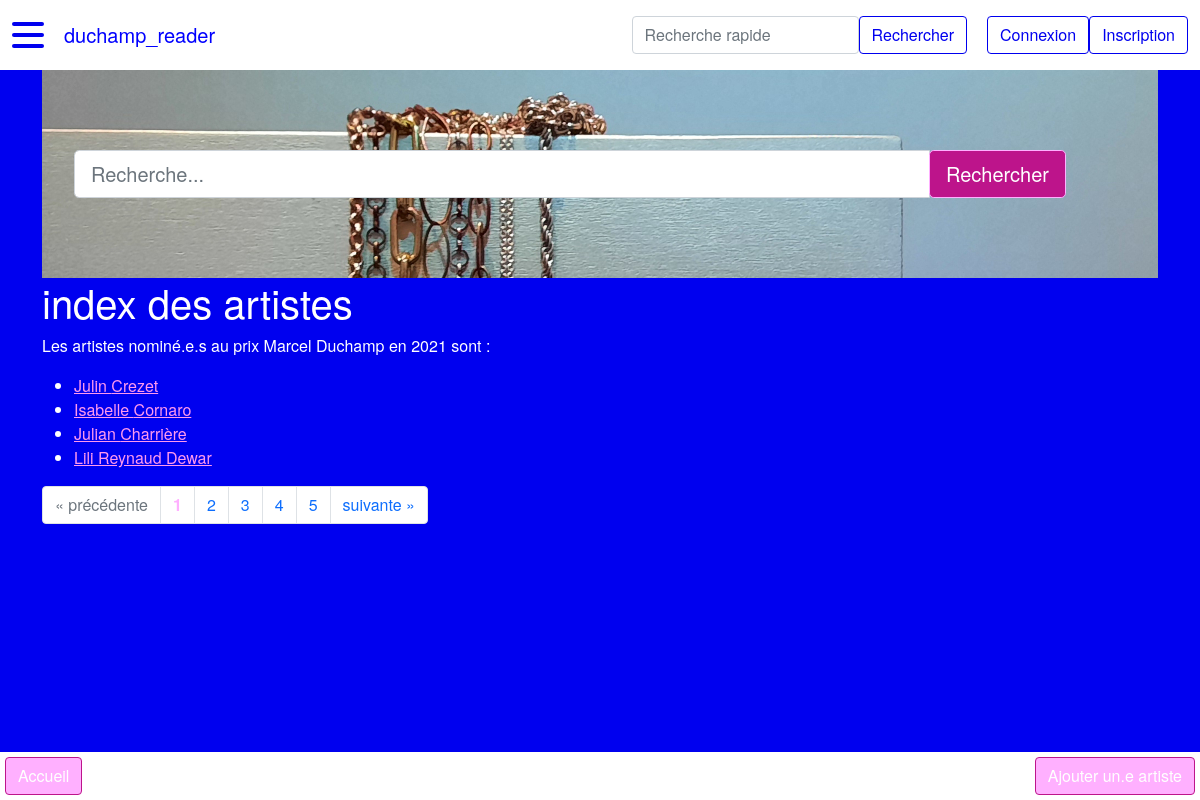
The page /artiste on the database its author committed.
### duchamp_reader/modeles/classes_generic.py (models this page shows, shortened)
class Nomination(db.Model):
    __tablename__ = "nomination"
    id = db.Column(db.Integer, unique=True, nullable=False, primary_key=True, autoincrement=True)
    annee = db.Column(db.Integer, nullable=False) # format YYYY
    laureat = db.Column(db.Boolean, nullable=False, default=0) # 1 si lauréat, 0 si non
    id_artiste = db.Column(db.Integer, db.ForeignKey("artiste.id"), nullable=False)
    id_theme = db.Column(db.Integer, db.ForeignKey("theme.id"), nullable=False)
    classname = db.Column(db.Text, nullable=False, default="nomination")
    authorship = db.relationship("AuthorshipNomination", back_populates="nomination")
    artiste = db.relationship("Artiste", back_populates="nomination")
    theme = db.relationship("Theme", back_populates="nomination", uselist=False)

class Artiste(db.Model):
    __tablename__ = "artiste"
    id = db.Column(db.Integer, unique=True, nullable=False, primary_key=True, autoincrement=True)
    nom = db.Column(db.Text, nullable=False)
    prenom = db.Column(db.Text, nullable=False)
    annee_naissance = db.Column(db.Integer) # format YYYY
    genre = db.Column(db.String(1))  # M : masculin, F : femme, A : autre/non-binaire
    id_wikidata = db.Column(db.Text)
    id_ville_naissance = db.Column(db.Integer, db.ForeignKey("ville.id"))
    id_ville_residence = db.Column(db.Integer, db.ForeignKey("ville.id"))
    classname = db.Column(db.Text, nullable=False, default="artiste")
    authorship = db.relationship("AuthorshipArtiste", back_populates="artiste")
    represent = db.relationship("RelationRepresente", back_populates="artiste")
    ville_naissance = db.relationship("Ville", foreign_keys=[id_ville_naissance],
                                      backref="artiste_ville_naissance", uselist=False)
    ville_residence = db.relationship("Ville", foreign_keys=[id_ville_residence],
                                      backref="artiste_ville_residence", uselist=False)
    nomination = db.relationship("Nomination", back_populates="artiste", uselist=False)

### duchamp_reader/routes.py (the view)
@app.route("/artiste")
def artiste_index():
    page = request.args.get("page", 1)
    titre = "index des artistes"
    if isinstance(page, str) and page.isdigit():
        page = int(page)
    else:
        page = 1
    artistes = Artiste.query.join(Nomination, Artiste.id == Nomination.id_artiste)\
        .order_by(Artiste.id.desc()).paginate(page=page, per_page=PERPAGE)
    return render_template("pages/artiste_index.html", titre=titre, artistes=artistes,
                           last_nominations=last_nominations, last_artistes=last_artistes, last_galeries=last_galeries,
                           last_themes=last_themes, last_villes=last_villes)

### duchamp_reader/templates/pages/artiste_index.html (shortened to what this page needs)
{% extends "conteneur.html" %}
{% block homesearch %}
    {% include "partials/recherche.html" %}
{% endblock %}
{% block corps %}
<h1>{{titre}}</h1>
    {% if artistes %}
        <p>Les artistes nominé.e.s au prix Marcel Duchamp en {{artistes.items[1].nomination.annee}} sont :</p>
        <ul>
            {% for artiste in artistes.items %}
                <li><a href="{{url_for('artiste_main', id_artiste=artiste.id)}}">
                    {{artiste.prenom}} {{artiste.nom}}
                </a></li>
            {% endfor %}
        </ul>
        <nav aria-label="research-pagination">
            <ul class="pagination">
                {% if artistes.has_prev %}
                    <li class="page-item">
                {% else%}
                    <li class="page-item disabled">
                {% endif %}
                        <a class="page-link" href="{{url_for('artiste_index', page=artistes.prev_num)}}" aria-label="Previous">
                            <span aria-hidden="true">&laquo;</span>
                            <span class="sr-only">précédente</span>
                        </a>
                    </li>
                {% for page in artistes.iter_pages() %}
                    {% if page %}
                        {% if page != artistes.page %}
                        <li class="page-item">
                            <a class="page-link" href="{{url_for('artiste_index', page=page)}}">
                                {{page}}
                            </a>
                        </li>
                        {% else %}
                            <li class="page-item active disabled">
                                <a class="page-link"><b style="color: var(--custom-light-pink)">{{page}}</b></a>
                            </li>
                        {% endif %}
                    {% else %}
                    <li class="page-item disabled">
                        <a class="page-link">...</a>
                    </li>
                    {% endif %}
                {% endfor %}
                {% if artistes.has_next %}
                    <li class="page-item">
                {% else %}
                    <li class="page-item disabled">
                {% endif %}
                    <a class="page-link" href="{{url_for('artiste_index', page=artistes.next_num)}}" aria-label="Next">
                        <span class="sr-only">suivante</span>
                        <span aria-hidden="true">&raquo;</span>
                    </a>
                </li>
            </ul>
        </nav>
    {% endif %}
    <div class="basdepage">
        <a class="btn" href="{{url_for('accueil')}}">Accueil</a>
        <a class="btn" href="{{url_for('artiste_add')}}">Ajouter un.e artiste</a>
    </div>
{% endblock %}

### rows shown on the page
Nomination: annee "2021"
Artiste: prenom "Julin", nom "Crezet"
Artiste: prenom "Isabelle", nom "Cornaro"
Artiste: prenom "Julian", nom "Charrière"
Artiste: prenom "Lili", nom "Reynaud Dewar"

### other values the page prints
{{ titre }} "index des artistes"
{{ page }} "1"
{{ page }} "2" "3" "4" "5"
